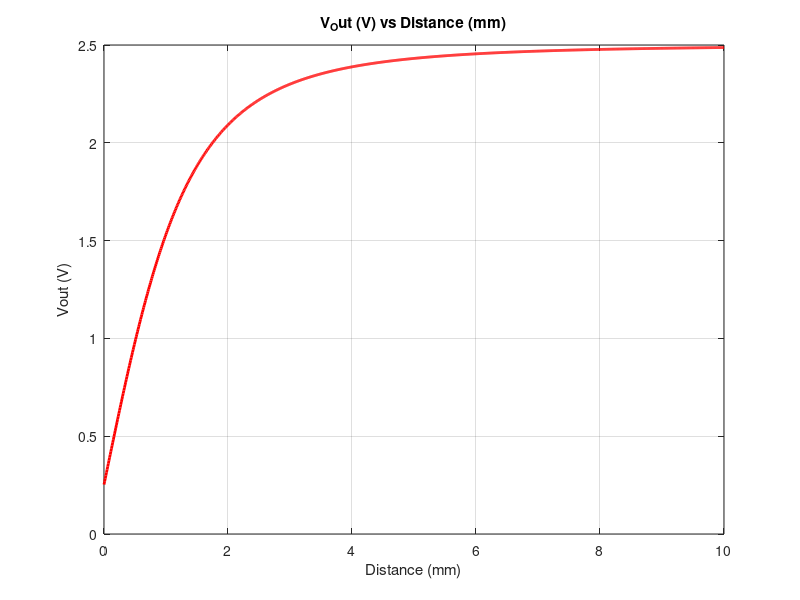

MATLAB code to generate this figure:
% South Pole
Vcc = 3.3 ; % V
V_Q = Vcc/2; % V
S_TC = 0.12 * 0.01; % 1/Celcius degree
Sensitivity = 60; % mV/mT
V_L = 0.2; % V
Temp_ambient = 25; % Celcius degree
B = 0:0.001:0.1; % T
V_out = zeros(size(B)); % V

for i = 1:length(B)
    V_out(i) = V_Q + B(i) * (Sensitivity * (1 + S_TC * (Temp_ambient - 25)));
    if (V_out(i) >= Vcc - V_L) || (V_out(i) <V_L)
        V_out = V_out(1:i); 
        B = B(1:i);        
        break;             
    end
end

plot(B*100, V_out, 'r-', 'LineWidth', 2);
xlabel('Magnetic Flux Density (mT)');
ylabel('V_{out} (V)');
title('Output Voltage (V) vs Magnetic Flux Density (mT)');
grid on;
%% North Pole
Vcc = 3.3 ; % V
V_Q = Vcc/2; % V
S_TC = 0.12; % 1/Celcius degree
Sensitivity = 60;  % mV/mT
V_L = 0.2; % V
Temp_ambient = 25; % Celcius degree
B = 0:0.001:0.1; % T
V_out = zeros(size(B));

for i = 1:length(B)
    V_out(i) = V_Q - B(i) * (Sensitivity * (1 + S_TC * (Temp_ambient - 25)));
    if (V_out(i) >= Vcc - V_L) || (V_out(i) <V_L)
        V_out = V_out(1:i); 
        B = B(1:i);        
        break;             
    end
end

plot(B, V_out, 'r-', 'LineWidth', 2);
xlabel('Magnetic Flux Density (mT)');
ylabel('V_{out} (V)');
title('Output Voltage (V) vs Magnetic Flux Density (mT)');
grid on;
%% Magnetic density vs Distance
Diameter = 10; % mm
Thickness = 8; % mm
Br = 330; 
D = 0:0.1:35; % mm
B_out = zeros(size(D)); % mT
for i = 1:length(D)
    B_out(i) = (Br/2)*((D(i)+Thickness)/sqrt((0.5*Diameter)^2+(D(i)+Thickness)^2)-(D(i)/sqrt((0.5*Diameter)^2+(D(i)^2))));                    
end
plot(D, B_out, 'r-', 'LineWidth', 2);
xlabel('Distance (mm)');
ylabel('B (mT)');
title('Magnetic Flux Density (mT) vs Distance (mm)');
grid on;
%% Voltage vs Distance South Pole
Diameter = 3; % mm
Thickness = 4; % mm
Br = 48; 
D = 0:0.01:10; % mm
B_out = zeros(size(D)); % mT
Vcc = 5 ; % V
V_Q = Vcc/2; % V
S_TC = 0.12; % 1/Celcius degree
Sensitivity = 100;  % mV/mT
V_L = 0.2; % V
Temp_ambient = 25; % Celcius degree
V_out = zeros(size(B_out));

for i = 1:length(D)
    B_out(i) = ((Br/2)*((D(i)+Thickness)/sqrt((0.5*Diameter)^2+(D(i)+Thickness)^2)-(D(i)/sqrt((0.5*Diameter)^2+(D(i)^2)))))*0.001;                    
end

for j = 1:length(B_out)
    V_out(j) = V_Q + B_out(j) * (Sensitivity * (1 + S_TC * (Temp_ambient - 25)));
    if (V_out(j) >= Vcc - V_L) || (V_out(j) < V_L)
        V_out = V_out(1:j);     
        break;             
    end                    
end

plot(D, V_out, 'r-', 'LineWidth', 2);
xlabel('Distance (mm)');
ylabel('V{out} (V)');
title('V_Out (V) vs Distance (mm)');
grid on;

%% Voltage vs Distance North Pole
Diameter = 3; % mm
Thickness = 4; % mm
Br = 48; 
D = 0:0.01:10; % mm
B_out = zeros(size(D)); % mT
Vcc = 5 ; % V
V_Q = Vcc/2; % V
S_TC = 0.12; % 1/Celcius degree
Sensitivity = 100;  % mV/mT
V_L = 0.2; % V
Temp_ambient = 25; % Celcius degree
V_out = zeros(size(B_out));

for i = 1:length(D)
    B_out(i) = ((Br/2)*((D(i)+Thickness)/sqrt((0.5*Diameter)^2+(D(i)+Thickness)^2)-(D(i)/sqrt((0.5*Diameter)^2+(D(i)^2)))))*0.001;                    
end

for j = 1:length(B_out)
    V_out(j) = V_Q - B_out(j) * (Sensitivity * (1 + S_TC * (Temp_ambient - 25)));
    if (V_out(j) >= Vcc - V_L) || (V_out(j) < V_L)
        V_out = V_out(1:j);         
        break;             
    end                    
end

plot(D, V_out, 'r-', 'LineWidth', 2);
xlabel('Distance (mm)');
ylabel('V{out} (V)');
title('V_Out (V) vs Distance (mm)');
grid on;
